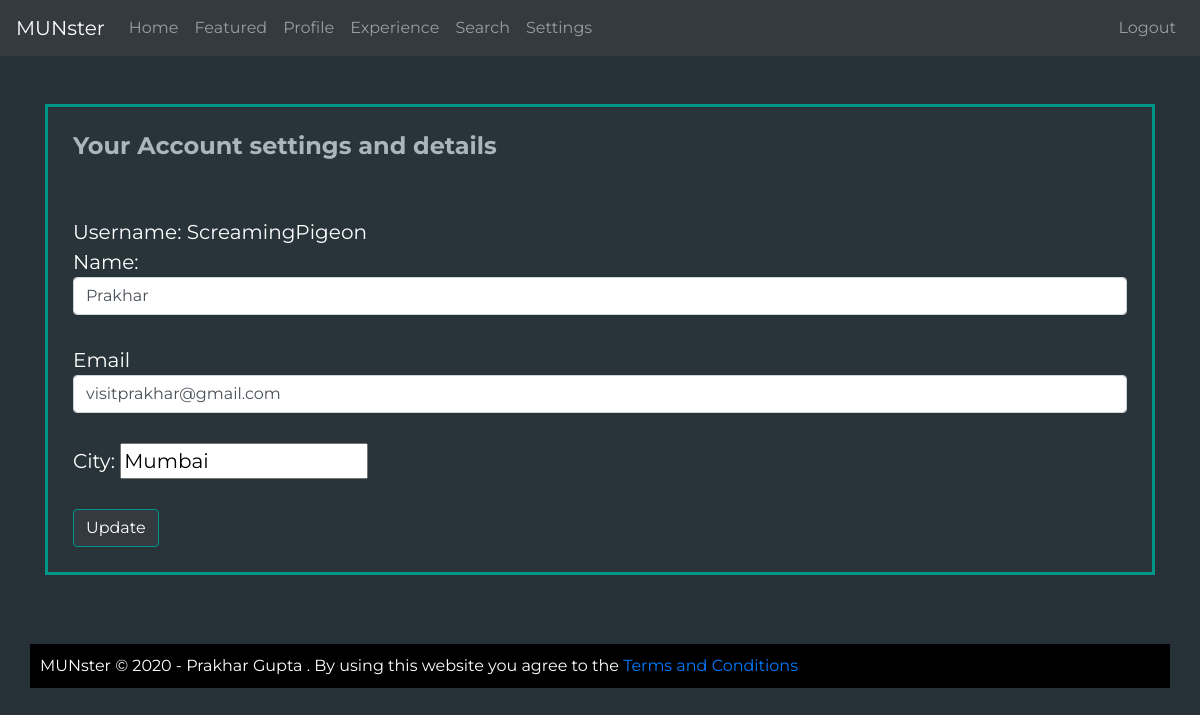
Page /settings (signed in) on the committed database.
### MUNbase/models.py (models this page shows)
class User(models.Model):
    id = models.AutoField(primary_key=True)
    name=models.CharField(max_length=50,default=None)
    email=models.CharField(max_length=50,default=None )
    username = models.CharField(max_length=16)
    password=models.CharField(max_length=100)
    city=models.CharField(max_length=60, default="")

### MUNbase/views.py (the view, shortened to what this page needs)
# urls.py: path("settings", views.settings, name="settings"),
def settings(request):
    if request.method == "GET":
        if getuser(request) is None:
            return redirect(reverse("login", errmsg="You need to login first!"))
        return render(request,"settings/settings.html",{"user":getuser(request)})

### MUNbase/views.py (called while the page is built)
def getuser(request):
    user=request.session.get('id')
    if user is None:
        return None
    user= User.objects.filter(id=user)[0]
    return user

### MUNbase/templates/settings/settings.html (shortened to what this page needs)
{% extends 'layout.html' %}
{% load static %}
{% block body %}
<div class="container">
  <div class="row">
    <div class="col-md">
      <br><br>
      <div class="box">
        <h2 class="subh">Your Account settings and details</h2>
        <br><br>
        <section class="text" style="font-size:20px">
          Username: {{user.username}}
          <form  action="{%url 'settings'%}" method="post">
              Name:</label><input type="text" name="name" class="form-control" value="{{user.name}}"><br>
              Email<input type="text" name="email" class="form-control" value="{{user.email}}"><br>
              City: <input type="select" name="city" value="{{user.city}}"><br><br>
            <button type="submit" class="btn btn-dark">Update</button>
          </form>
        </section>
      </div>
    </div>
  </div>
</div>
{%endblock%}

### static/corestyles.css (style rules this page uses)
body { background-color:#263238; }
* { font-family: 'Montserrat',sans-serif; }
.text { color:white; }
.box { padding:25px; border: 5px; border-style: solid; border-width: medium; border-color: #009688; background-color: #28343A; }
.subh { font-size: 24px; font-weight: bold; color:#A8B7B9; }
.btn { border-style: solid; border-color: #009688; border-width: thin; }

### rows in the picture
User: username "ScreamingPigeon", name "Prakhar", email "visitprakhar@gmail.com", city "Mumbai"
